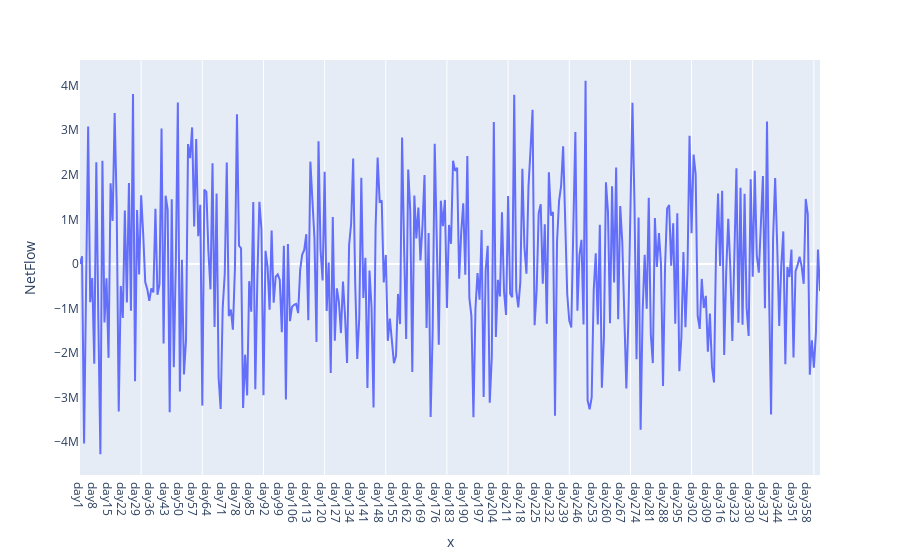
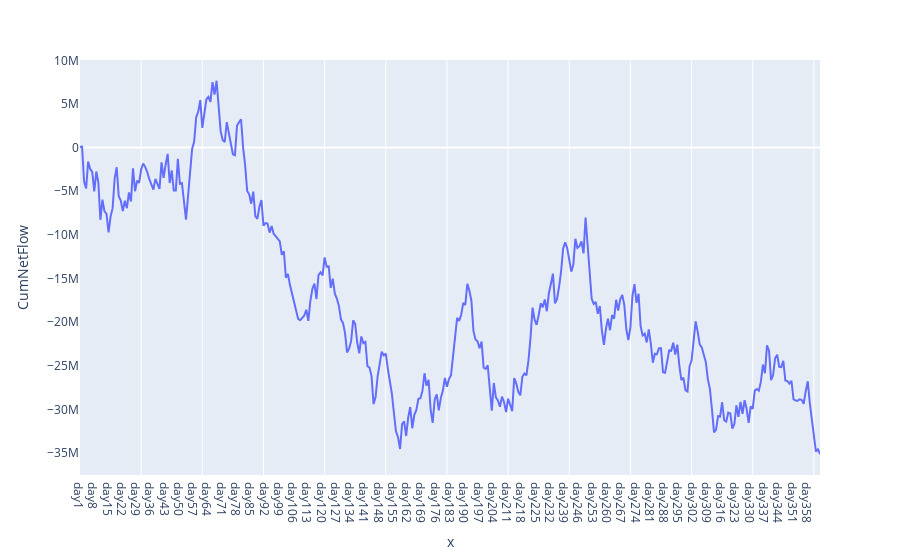
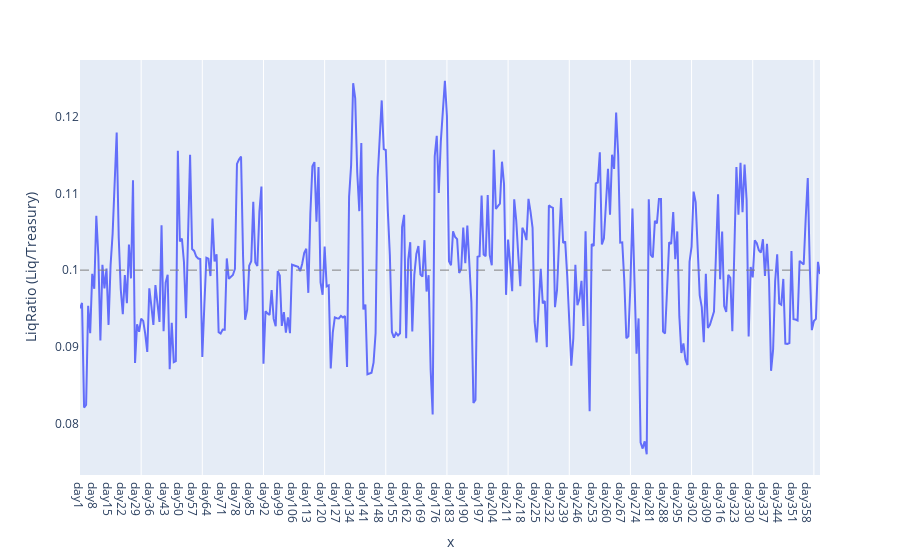
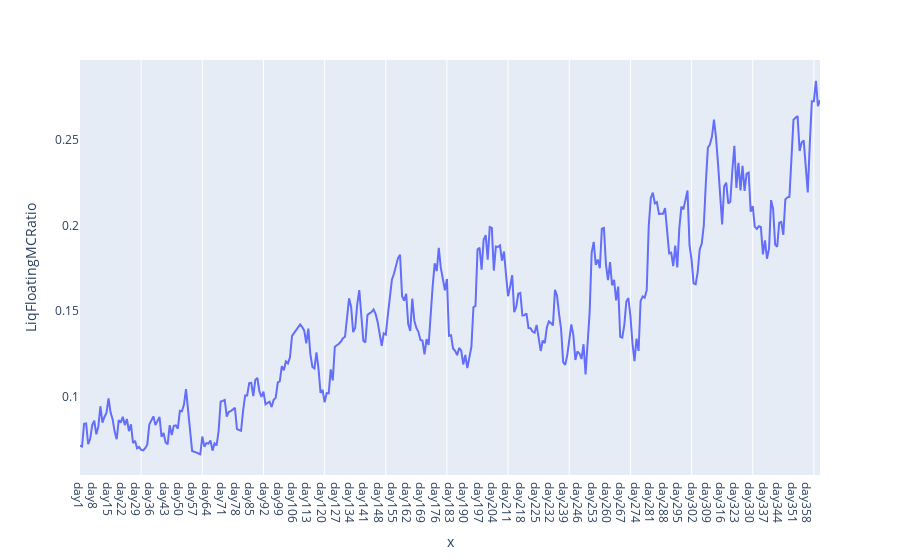

These figures' notebook cell, in order:
### Code cell
# Plot batch1

for col in df1.columns:
    if col in ('NetFlow', 'CumNetFlow', 'LiqRatio (Liq/Treasury)', 'LiqFloatingMCRatio', 'FloatingMCTreasuryPremium'):
        comp = df1.plot(x=list(df1.index), y=df1[col])
        comp.layout.update(xaxis=dict(showgrid=False), yaxis=dict(showgrid=False))
        for i in range (params.short_cycle, plot_horizon, params.short_cycle):
            comp.add_vline(x=i, line_width=1, line_color="white", layer='below')
        if col == 'LiqRatio (Liq/Treasury)':
            comp.add_hline(y=params.max_liq_ratio, line_width=1, line_dash="dash", line_color="grey")
        if col == 'FloatingMCTreasuryPremium':
            comp.add_hline(y=params.min_premium_target, line_width=1, line_dash="dash", line_color="grey")
        comp.show()

### Figure 1 — Plotly figure (JSON) as saved in the notebook; plotly's stock layout.template omitted (floating-point values rounded to 4 significant figures; data arrays with more than 128 entries replaced by an {"elided": "..."} marker saying what was removed)
{"data": [{"hovertemplate": "x=%{x}<br>NetFlow=%{y}<extra></extra>", "legendgroup": "", "line": {"color": "#636efa", "dash": "solid"}, "marker": {"symbol": "circle"}, "mode": "lines", "name": "", "orientation": "v", "showlegend": false, "type": "scatter", "x": {"elided": "364 str values"}, "xaxis": "x", "y": {"elided": "364 float values"}, "yaxis": "y"}], "layout": {"legend": {"tracegroupgap": 0}, "margin": {"t": 60}, "shapes": [{"layer": "below", "line": {"color": "white", "width": 1}, "type": "line", "x0": 30, "x1": 30, "xref": "x", "y0": 0, "y1": 1, "yref": "y domain"}, {"layer": "below", "line": {"color": "white", "width": 1}, "type": "line", "x0": 60, "x1": 60, "xref": "x", "y0": 0, "y1": 1, "yref": "y domain"}, {"layer": "below", "line": {"color": "white", "width": 1}, "type": "line", "x0": 90, "x1": 90, "xref": "x", "y0": 0, "y1": 1, "yref": "y domain"}, {"layer": "below", "line": {"color": "white", "width": 1}, "type": "line", "x0": 120, "x1": 120, "xref": "x", "y0": 0, "y1": 1, "yref": "y domain"}, {"layer": "below", "line": {"color": "white", "width": 1}, "type": "line", "x0": 150, "x1": 150, "xref": "x", "y0": 0, "y1": 1, "yref": "y domain"}, {"layer": "below", "line": {"color": "white", "width": 1}, "type": "line", "x0": 180, "x1": 180, "xref": "x", "y0": 0, "y1": 1, "yref": "y domain"}, {"layer": "below", "line": {"color": "white", "width": 1}, "type": "line", "x0": 210, "x1": 210, "xref": "x", "y0": 0, "y1": 1, "yref": "y domain"}, {"layer": "below", "line": {"color": "white", "width": 1}, "type": "line", "x0": 240, "x1": 240, "xref": "x", "y0": 0, "y1": 1, "yref": "y domain"}, {"layer": "below", "line": {"color": "white", "width": 1}, "type": "line", "x0": 270, "x1": 270, "xref": "x", "y0": 0, "y1": 1, "yref": "y domain"}, {"layer": "below", "line": {"color": "white", "width": 1}, "type": "line", "x0": 300, "x1": 300, "xref": "x", "y0": 0, "y1": 1, "yref": "y domain"}, {"layer": "below", "line": {"color": "white", "width": 1}, "type": "line", "x0": 330, "x1": 330, "xref": "x", "y0": 0, "y1": 1, "yref": "y domain"}, {"layer": "below", "line": {"color": "white", "width": 1}, "type": "line", "x0": 360, "x1": 360, "xref": "x", "y0": 0, "y1": 1, "yref": "y domain"}], "xaxis": {"anchor": "y", "domain": [0, 1], "showgrid": false, "title": {"text": "x"}}, "yaxis": {"anchor": "x", "domain": [0, 1], "showgrid": false, "title": {"text": "NetFlow"}}}}

### Figure 2 — Plotly figure (JSON) as saved in the notebook; plotly's stock layout.template omitted (floating-point values rounded to 4 significant figures; data arrays with more than 128 entries replaced by an {"elided": "..."} marker saying what was removed)
{"data": [{"hovertemplate": "x=%{x}<br>CumNetFlow=%{y}<extra></extra>", "legendgroup": "", "line": {"color": "#636efa", "dash": "solid"}, "marker": {"symbol": "circle"}, "mode": "lines", "name": "", "orientation": "v", "showlegend": false, "type": "scatter", "x": {"elided": "364 str values"}, "xaxis": "x", "y": {"elided": "364 float values"}, "yaxis": "y"}], "layout": {"legend": {"tracegroupgap": 0}, "margin": {"t": 60}, "shapes": [{"layer": "below", "line": {"color": "white", "width": 1}, "type": "line", "x0": 30, "x1": 30, "xref": "x", "y0": 0, "y1": 1, "yref": "y domain"}, {"layer": "below", "line": {"color": "white", "width": 1}, "type": "line", "x0": 60, "x1": 60, "xref": "x", "y0": 0, "y1": 1, "yref": "y domain"}, {"layer": "below", "line": {"color": "white", "width": 1}, "type": "line", "x0": 90, "x1": 90, "xref": "x", "y0": 0, "y1": 1, "yref": "y domain"}, {"layer": "below", "line": {"color": "white", "width": 1}, "type": "line", "x0": 120, "x1": 120, "xref": "x", "y0": 0, "y1": 1, "yref": "y domain"}, {"layer": "below", "line": {"color": "white", "width": 1}, "type": "line", "x0": 150, "x1": 150, "xref": "x", "y0": 0, "y1": 1, "yref": "y domain"}, {"layer": "below", "line": {"color": "white", "width": 1}, "type": "line", "x0": 180, "x1": 180, "xref": "x", "y0": 0, "y1": 1, "yref": "y domain"}, {"layer": "below", "line": {"color": "white", "width": 1}, "type": "line", "x0": 210, "x1": 210, "xref": "x", "y0": 0, "y1": 1, "yref": "y domain"}, {"layer": "below", "line": {"color": "white", "width": 1}, "type": "line", "x0": 240, "x1": 240, "xref": "x", "y0": 0, "y1": 1, "yref": "y domain"}, {"layer": "below", "line": {"color": "white", "width": 1}, "type": "line", "x0": 270, "x1": 270, "xref": "x", "y0": 0, "y1": 1, "yref": "y domain"}, {"layer": "below", "line": {"color": "white", "width": 1}, "type": "line", "x0": 300, "x1": 300, "xref": "x", "y0": 0, "y1": 1, "yref": "y domain"}, {"layer": "below", "line": {"color": "white", "width": 1}, "type": "line", "x0": 330, "x1": 330, "xref": "x", "y0": 0, "y1": 1, "yref": "y domain"}, {"layer": "below", "line": {"color": "white", "width": 1}, "type": "line", "x0": 360, "x1": 360, "xref": "x", "y0": 0, "y1": 1, "yref": "y domain"}], "xaxis": {"anchor": "y", "domain": [0, 1], "showgrid": false, "title": {"text": "x"}}, "yaxis": {"anchor": "x", "domain": [0, 1], "showgrid": false, "title": {"text": "CumNetFlow"}}}}

### Figure 3 — Plotly figure (JSON) as saved in the notebook; plotly's stock layout.template omitted (floating-point values rounded to 4 significant figures; data arrays with more than 128 entries replaced by an {"elided": "..."} marker saying what was removed)
{"data": [{"hovertemplate": "x=%{x}<br>LiqRatio (Liq/Treasury)=%{y}<extra></extra>", "legendgroup": "", "line": {"color": "#636efa", "dash": "solid"}, "marker": {"symbol": "circle"}, "mode": "lines", "name": "", "orientation": "v", "showlegend": false, "type": "scatter", "x": {"elided": "364 str values"}, "xaxis": "x", "y": {"elided": "364 float values"}, "yaxis": "y"}], "layout": {"legend": {"tracegroupgap": 0}, "margin": {"t": 60}, "shapes": [{"layer": "below", "line": {"color": "white", "width": 1}, "type": "line", "x0": 30, "x1": 30, "xref": "x", "y0": 0, "y1": 1, "yref": "y domain"}, {"layer": "below", "line": {"color": "white", "width": 1}, "type": "line", "x0": 60, "x1": 60, "xref": "x", "y0": 0, "y1": 1, "yref": "y domain"}, {"layer": "below", "line": {"color": "white", "width": 1}, "type": "line", "x0": 90, "x1": 90, "xref": "x", "y0": 0, "y1": 1, "yref": "y domain"}, {"layer": "below", "line": {"color": "white", "width": 1}, "type": "line", "x0": 120, "x1": 120, "xref": "x", "y0": 0, "y1": 1, "yref": "y domain"}, {"layer": "below", "line": {"color": "white", "width": 1}, "type": "line", "x0": 150, "x1": 150, "xref": "x", "y0": 0, "y1": 1, "yref": "y domain"}, {"layer": "below", "line": {"color": "white", "width": 1}, "type": "line", "x0": 180, "x1": 180, "xref": "x", "y0": 0, "y1": 1, "yref": "y domain"}, {"layer": "below", "line": {"color": "white", "width": 1}, "type": "line", "x0": 210, "x1": 210, "xref": "x", "y0": 0, "y1": 1, "yref": "y domain"}, {"layer": "below", "line": {"color": "white", "width": 1}, "type": "line", "x0": 240, "x1": 240, "xref": "x", "y0": 0, "y1": 1, "yref": "y domain"}, {"layer": "below", "line": {"color": "white", "width": 1}, "type": "line", "x0": 270, "x1": 270, "xref": "x", "y0": 0, "y1": 1, "yref": "y domain"}, {"layer": "below", "line": {"color": "white", "width": 1}, "type": "line", "x0": 300, "x1": 300, "xref": "x", "y0": 0, "y1": 1, "yref": "y domain"}, {"layer": "below", "line": {"color": "white", "width": 1}, "type": "line", "x0": 330, "x1": 330, "xref": "x", "y0": 0, "y1": 1, "yref": "y domain"}, {"layer": "below", "line": {"color": "white", "width": 1}, "type": "line", "x0": 360, "x1": 360, "xref": "x", "y0": 0, "y1": 1, "yref": "y domain"}, {"line": {"color": "grey", "dash": "dash", "width": 1}, "type": "line", "x0": 0, "x1": 1, "xref": "x domain", "y0": 0.1, "y1": 0.1, "yref": "y"}], "xaxis": {"anchor": "y", "domain": [0, 1], "showgrid": false, "title": {"text": "x"}}, "yaxis": {"anchor": "x", "domain": [0, 1], "showgrid": false, "title": {"text": "LiqRatio (Liq/Treasury)"}}}}

### Figure 4 — Plotly figure (JSON) as saved in the notebook; plotly's stock layout.template omitted (floating-point values rounded to 4 significant figures; data arrays with more than 128 entries replaced by an {"elided": "..."} marker saying what was removed)
{"data": [{"hovertemplate": "x=%{x}<br>LiqFloatingMCRatio=%{y}<extra></extra>", "legendgroup": "", "line": {"color": "#636efa", "dash": "solid"}, "marker": {"symbol": "circle"}, "mode": "lines", "name": "", "orientation": "v", "showlegend": false, "type": "scatter", "x": {"elided": "364 str values"}, "xaxis": "x", "y": {"elided": "364 float values"}, "yaxis": "y"}], "layout": {"legend": {"tracegroupgap": 0}, "margin": {"t": 60}, "shapes": [{"layer": "below", "line": {"color": "white", "width": 1}, "type": "line", "x0": 30, "x1": 30, "xref": "x", "y0": 0, "y1": 1, "yref": "y domain"}, {"layer": "below", "line": {"color": "white", "width": 1}, "type": "line", "x0": 60, "x1": 60, "xref": "x", "y0": 0, "y1": 1, "yref": "y domain"}, {"layer": "below", "line": {"color": "white", "width": 1}, "type": "line", "x0": 90, "x1": 90, "xref": "x", "y0": 0, "y1": 1, "yref": "y domain"}, {"layer": "below", "line": {"color": "white", "width": 1}, "type": "line", "x0": 120, "x1": 120, "xref": "x", "y0": 0, "y1": 1, "yref": "y domain"}, {"layer": "below", "line": {"color": "white", "width": 1}, "type": "line", "x0": 150, "x1": 150, "xref": "x", "y0": 0, "y1": 1, "yref": "y domain"}, {"layer": "below", "line": {"color": "white", "width": 1}, "type": "line", "x0": 180, "x1": 180, "xref": "x", "y0": 0, "y1": 1, "yref": "y domain"}, {"layer": "below", "line": {"color": "white", "width": 1}, "type": "line", "x0": 210, "x1": 210, "xref": "x", "y0": 0, "y1": 1, "yref": "y domain"}, {"layer": "below", "line": {"color": "white", "width": 1}, "type": "line", "x0": 240, "x1": 240, "xref": "x", "y0": 0, "y1": 1, "yref": "y domain"}, {"layer": "below", "line": {"color": "white", "width": 1}, "type": "line", "x0": 270, "x1": 270, "xref": "x", "y0": 0, "y1": 1, "yref": "y domain"}, {"layer": "below", "line": {"color": "white", "width": 1}, "type": "line", "x0": 300, "x1": 300, "xref": "x", "y0": 0, "y1": 1, "yref": "y domain"}, {"layer": "below", "line": {"color": "white", "width": 1}, "type": "line", "x0": 330, "x1": 330, "xref": "x", "y0": 0, "y1": 1, "yref": "y domain"}, {"layer": "below", "line": {"color": "white", "width": 1}, "type": "line", "x0": 360, "x1": 360, "xref": "x", "y0": 0, "y1": 1, "yref": "y domain"}], "xaxis": {"anchor": "y", "domain": [0, 1], "showgrid": false, "title": {"text": "x"}}, "yaxis": {"anchor": "x", "domain": [0, 1], "showgrid": false, "title": {"text": "LiqFloatingMCRatio"}}}}
